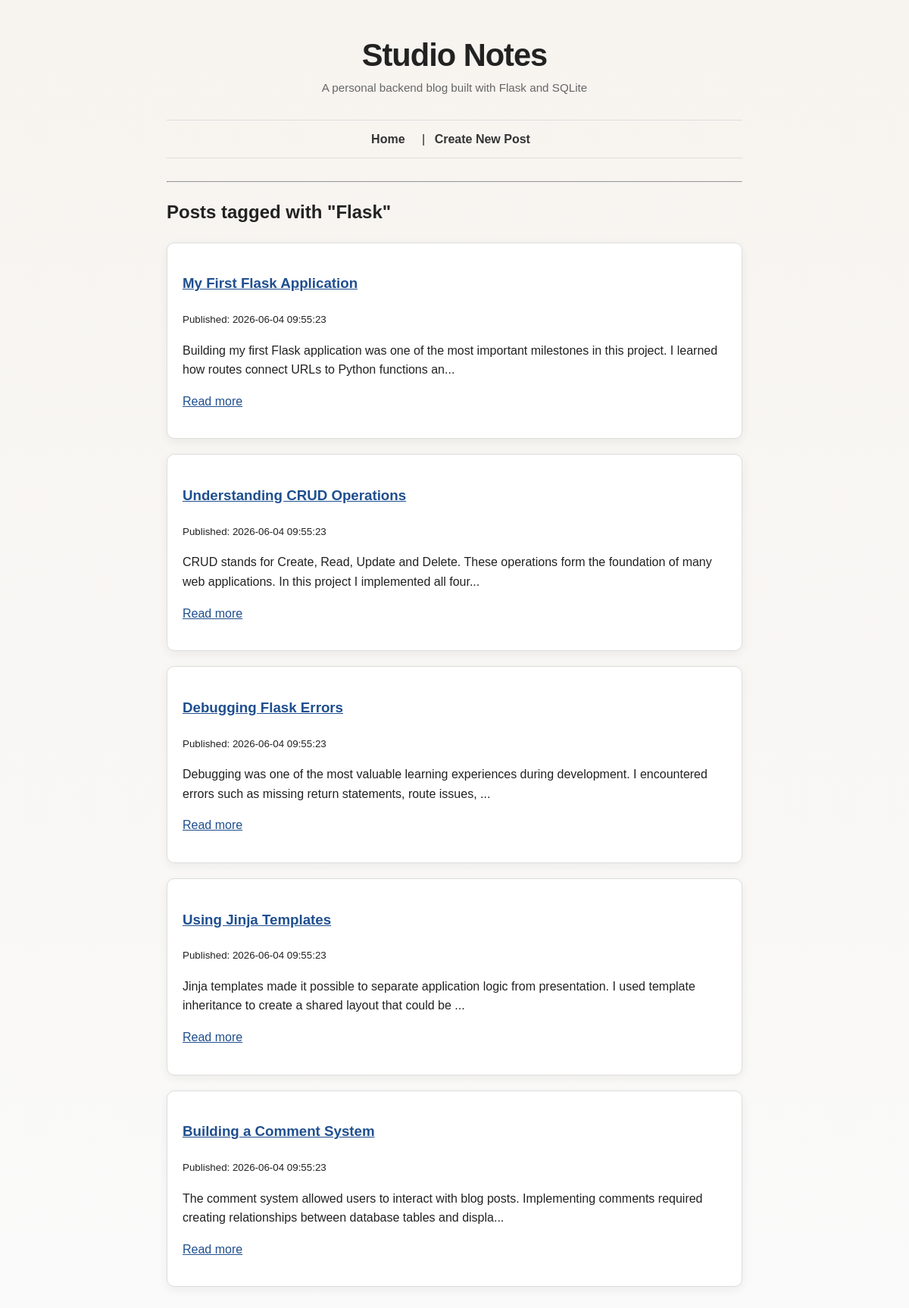
The page /tags/Flask on the database its author committed.
### tables this page shows
CREATE TABLE posts (
    id INTEGER PRIMARY KEY AUTOINCREMENT,
    title TEXT NOT NULL,
    body TEXT NOT NULL,
    created_at TEXT NOT NULL DEFAULT CURRENT_TIMESTAMP,
    updated_at TEXT
);

### app.py (the view)
@app.route("/tags/<tag_name>")
def posts_by_tag(tag_name):
    posts = database.get_posts_by_tag(tag_name)
    return render_template("tag.html", posts=posts, tag_name=tag_name)

### database.py (called while the page is built)
def get_db_connection():
    connection = sqlite3.connect(DATABASE)
    connection.row_factory = sqlite3.Row
    return connection

def get_posts_by_tag(tag_name):
    connection = get_db_connection()
    posts = connection.execute(
        """
        SELECT posts.*
        FROM posts
        JOIN post_tags ON posts.id = post_tags.post_id
        JOIN tags ON tags.id = post_tags.tag_id
        WHERE tags.name = ?
        ORDER BY posts.created_at DESC
        """,
        (tag_name,)
    ).fetchall()
    connection.close()
    return posts

### templates/tag.html
{% extends "layout.html" %}
{% block content %}
<h2>Posts tagged with "{{ tag_name }}"</h2>
{% if posts %}
    {% for post in posts %}
        <article>
            <h3>
                <a href="/posts/{{ post.id }}">{{ post.title }}</a>
            </h3>
            <p><small>Published: {{ post.created_at }}</small></p>
            <p>{{ post.body[:150] }}...</p>
            <p>
                <a href="/posts/{{ post.id }}">Read more</a>
            </p>
        </article>
    {% endfor %}
{% else %}
    <p>No posts found for this tag.</p>
{% endif %}
{% endblock %}

### static/style.css (style rules this page uses)
body { font-family: Arial, sans-serif; max-width: 760px; margin: 40px auto; padding: 0 20px; line-height: 1.6; background-color: #fafafa; color: #222; }
article { background: white; padding: 20px; margin-bottom: 20px; border: 1px solid #ddd; }
a { color: #1f4f8f; }
body { background: linear-gradient(180deg, #f7f4ef 0%, #fafafa 100%); }
article { border-radius: 10px; box-shadow: 0 4px 14px rgba(0, 0, 0, 0.06); }

### rows shown on the page
posts: title "My First Flask Application", created_at "2026-06-04 09:55:23", body "Building my first Flask application was one of the most important milestones in this project. I learned how routes connect URLs to Python functions an"
posts: title "Understanding CRUD Operations", created_at "2026-06-04 09:55:23", body "CRUD stands for Create, Read, Update and Delete. These operations form the foundation of many web applications. In this project I implemented all four"
posts: title "Debugging Flask Errors", created_at "2026-06-04 09:55:23", body "Debugging was one of the most valuable learning experiences during development. I encountered errors such as missing return statements, route issues,"
posts: title "Using Jinja Templates", created_at "2026-06-04 09:55:23", body "Jinja templates made it possible to separate application logic from presentation. I used template inheritance to create a shared layout that could be"
posts: title "Building a Comment System", created_at "2026-06-04 09:55:23", body "The comment system allowed users to interact with blog posts. Implementing comments required creating relationships between database tables and displa"

### other values the page prints
{{ tag_name }} "Flask"
